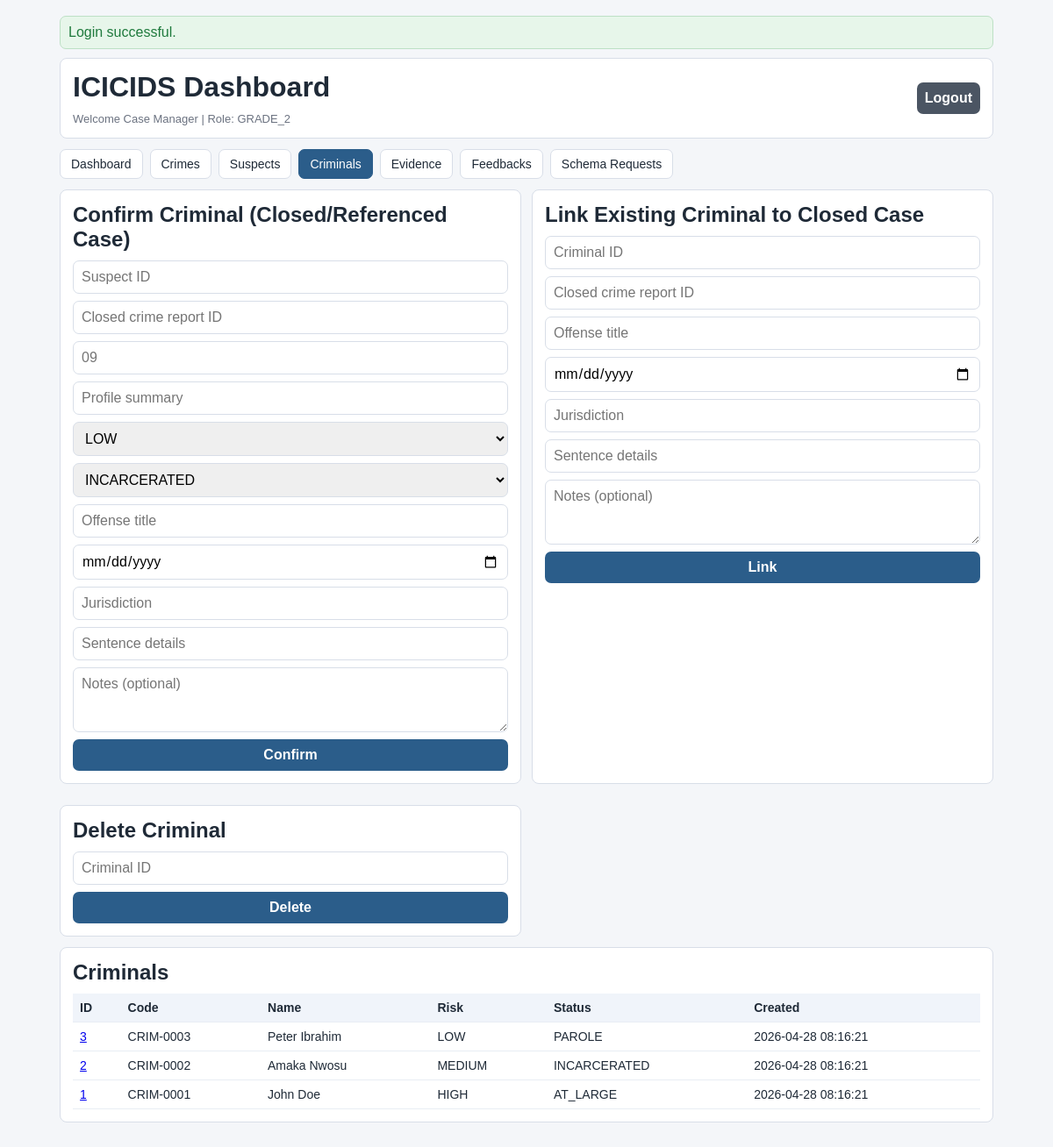
The app's page /index.php?view=criminals (signed in) with its own data.
### tables this page shows
CREATE TABLE criminals (
    id BIGINT UNSIGNED AUTO_INCREMENT PRIMARY KEY,
    suspect_id BIGINT UNSIGNED NULL,
    crime_report_id BIGINT UNSIGNED NOT NULL,
    criminal_code VARCHAR(40) NOT NULL UNIQUE,
    profile_summary TEXT NOT NULL,
    risk_level ENUM('LOW', 'MEDIUM', 'HIGH', 'CRITICAL') NOT NULL DEFAULT 'MEDIUM',
    current_status ENUM('INCARCERATED', 'AT_LARGE', 'PAROLE', 'DECEASED') NOT NULL,
    added_by_officer_id BIGINT UNSIGNED NOT NULL,
    confirmed_at DATETIME NOT NULL DEFAULT CURRENT_TIMESTAMP,
    updated_at DATETIME NOT NULL DEFAULT CURRENT_TIMESTAMP ON UPDATE CURRENT_TIMESTAMP,
    CONSTRAINT uq_criminals_suspect UNIQUE (suspect_id),
    CONSTRAINT fk_criminals_suspect
        FOREIGN KEY (suspect_id) REFERENCES suspects(id)
        ON UPDATE CASCADE ON DELETE SET NULL,
    CONSTRAINT fk_criminals_primary_crime
        FOREIGN KEY (crime_report_id) REFERENCES crime_reports(id)
        ON UPDATE CASCADE ON DELETE RESTRICT,
    CONSTRAINT fk_criminals_added_by
        FOREIGN KEY (added_by_officer_id) REFERENCES officers(id)
        ON UPDATE CASCADE ON DELETE RESTRICT,
    INDEX idx_criminals_status (current_status),
    INDEX idx_criminals_risk (risk_level),
    INDEX idx_criminals_crime_report (crime_report_id),
    INDEX idx_criminals_added_by (added_by_officer_id)
);

CREATE TABLE suspects (
    id BIGINT UNSIGNED AUTO_INCREMENT PRIMARY KEY,
    first_name VARCHAR(100) NOT NULL,
    last_name VARCHAR(100) NOT NULL,
    crime_report_id BIGINT UNSIGNED NOT NULL,
    date_of_birth DATE NULL,
    gender ENUM('MALE', 'FEMALE', 'OTHER', 'UNKNOWN') NOT NULL DEFAULT 'UNKNOWN',
    national_id VARCHAR(80) NULL,
    address_line VARCHAR(255) NULL,
    phone VARCHAR(30) NULL,
    reason_for_suspicion TEXT NOT NULL,
    suspect_status ENUM('PERSON_OF_INTEREST', 'WANTED', 'ARRESTED', 'CLEARED') NOT NULL DEFAULT 'PERSON_OF_INTEREST',
    created_by_officer_id BIGINT UNSIGNED NOT NULL,
    created_at DATETIME NOT NULL DEFAULT CURRENT_TIMESTAMP,
    updated_at DATETIME NOT NULL DEFAULT CURRENT_TIMESTAMP ON UPDATE CURRENT_TIMESTAMP,
    CONSTRAINT uq_suspects_national_id UNIQUE (national_id),
    CONSTRAINT fk_suspects_primary_crime
        FOREIGN KEY (crime_report_id) REFERENCES crime_reports(id)
        ON UPDATE CASCADE ON DELETE RESTRICT,
    CONSTRAINT fk_suspects_created_by
        FOREIGN KEY (created_by_officer_id) REFERENCES officers(id)
        ON UPDATE CASCADE ON DELETE RESTRICT,
    INDEX idx_suspects_name (last_name, first_name),
    INDEX idx_suspects_status (suspect_status),
    INDEX idx_suspects_crime_report (crime_report_id),
    INDEX idx_suspects_created_by (created_by_officer_id)
);

### Auth.php (called while the page is built, shortened)
<?php
final class Auth
{
    public function isAuthenticated(): bool
    {
        return isset($_SESSION[self::SESSION_KEY]);
    }
    public function currentOfficer(): ?array
    {
        return $_SESSION[self::SESSION_KEY];
    }
    public function enforce(string $operation, ?string $table = null): void
    {
        $officer = $this->currentOfficer();
        $rank = (string)$officer['rank'];
        $normalizedOperation = strtoupper(trim($operation));
        $normalizedTable = $table !== null ? strtolower(trim($table)) : null;
        if (
            $normalizedOperation === 'READ'
            && in_array($normalizedTable, ['officer_activity', 'login_logs'], true)
            && $rank !== self::ROLE_GRADE_1
        ) {
            throw new RuntimeException('Permission denied. Audit logs are restricted to Grade 1 officer.');
        }
        if ($rank === self::ROLE_GRADE_2) {
            $createTables = [
                'crime_reports',
                'suspects',
                'criminals',
                'evidence',
                'crime_report_suspects',
                'crime_report_evidence',
                'suspect_evidence',
                'criminal_history',
                'criminal_aliases',
            ];
            $deleteTables = [
                'crime_reports',
                'suspects',
                'criminals',
                'evidence',
                'crime_report_suspects',
                'crime_report_evidence',
                'suspect_evidence',
                'criminal_history',
                'criminal_aliases',
            ];
            if ($normalizedOperation === 'READ' || $normalizedOperation === 'UPDATE') {
                return;
            }
            if (
                $normalizedOperation === 'CREATE'
                && in_array($normalizedTable, array_merge($createTables, ['schema_requests', 'feedbacks']), true)
            ) {
                return;
            }
            if ($normalizedOperation === 'DELETE' && in_array($normalizedTable, $deleteTables, true)) {
                return;
            }
            throw new RuntimeException('Permission denied for Grade 2 officer.');
        }
        throw new RuntimeException('Unknown role. Access denied.');
    }
    public function can(string $operation, ?string $table = null): bool
    {
        try {
            return true;
        } catch (Throwable $e) {
            return false;
        }
    }
}

### criminals.php (the view, shortened to what this page needs)
<?php
$canCreateCriminal = $canCreateCriminal ?? false;
$canLinkCriminal = $canLinkCriminal ?? false;
$canDeleteCriminal = $canDeleteCriminal ?? false;
$criminals = $criminals ?? [];
?>
<div class="grid-2">
    <?php if ($canCreateCriminal): ?>
        <section class="card">
            <h2>Confirm Criminal (Closed/Referenced Case)</h2>
            <form method="post">
                <input type="number" name="suspect_id" required placeholder="Suspect ID">
                <input type="number" name="crime_report_id" required placeholder="Closed crime report ID">
                <input name="criminal_code" required placeholder="09" pattern="[0-9]+" inputmode="numeric" title="Numbers only, e.g., 09">
                <input name="profile_summary" required placeholder="Profile summary">
                <select name="risk_level">
                    <option>LOW</option>
                </select>
                <select name="current_status">
                    <option>INCARCERATED</option>
                </select>
                <input name="offense_title" required placeholder="Offense title">
                <input type="date" name="conviction_date" placeholder="Conviction date">
                <input name="jurisdiction" placeholder="Jurisdiction">
                <input name="sentence_details" placeholder="Sentence details">
                <textarea name="notes" rows="3" placeholder="Notes (optional)"></textarea>
                <button type="submit">Confirm</button>
            </form>
        </section>
    <?php endif; ?>
    <?php if ($canLinkCriminal): ?>
        <section class="card">
            <h2>Link Existing Criminal to Closed Case</h2>
            <form method="post">
                <input type="number" name="criminal_id" required placeholder="Criminal ID">
                <input type="number" name="crime_report_id" required placeholder="Closed crime report ID">
                <input name="offense_title" required placeholder="Offense title">
                <input type="date" name="conviction_date" placeholder="Conviction date">
                <input name="jurisdiction" placeholder="Jurisdiction">
                <input name="sentence_details" placeholder="Sentence details">
                <textarea name="notes" rows="3" placeholder="Notes (optional)"></textarea>
                <button type="submit">Link</button>
            </form>
        </section>
    <?php endif; ?>
    <?php if ($canDeleteCriminal): ?>
        <section class="card">
            <h2>Delete Criminal</h2>
            <form method="post">
                <input type="number" name="criminal_id" required placeholder="Criminal ID">
                <button type="submit">Delete</button>
            </form>
        </section>
    <?php endif; ?>
</div>
<section class="card">
    <h2>Criminals</h2>
    <div class="table-wrap">
        <table>
            <thead><tr><th>ID</th><th>Code</th><th>Name</th><th>Risk</th><th>Status</th><th>Created</th></tr></thead>
            <tbody>
            <?php foreach ($criminals as $row): ?>
                <tr>
                    <td><a href="index.php?view=criminals&criminal_id=<?= h((string)$row['id']) ?>"><?= h((string)$row['id']) ?></a></td>
                    <td><?= h((string)$row['criminal_code']) ?></td>
                    <td><?= h((string)($row['first_name'] ?? '') . ' ' . (string)($row['last_name'] ?? '')) ?></td>
                    <td><?= h((string)$row['risk_level']) ?></td>
                    <td><?= h((string)$row['current_status']) ?></td>
                    <td><?= h((string)$row['created_at']) ?></td>
                </tr>
            <?php endforeach; ?>
            </tbody>
        </table>
    </div>
</section>

### style.css (style rules this page uses)
* { box-sizing: border-box; }
body { margin: 0; font-family: Tahoma, Verdana, sans-serif; background: var(--bg); color: var(--text); }
.card { background: var(--card); border: 1px solid var(--line); border-radius: 8px; padding: 14px; margin-bottom: 12px; }
h1, h2 { margin: 0 0 10px; }
.grid-2 { display: grid; grid-template-columns: 1fr 1fr; gap: 12px; }
form { display: grid; gap: 8px; }
input, select, textarea, button { width: 100%; border: 1px solid var(--line); border-radius: 7px; padding: 9px; font: inherit; }
button { background: var(--primary); color: #fff; border: none; cursor: pointer; font-weight: 700; }
.table-wrap { overflow-x: auto; }
table { width: 100%; border-collapse: collapse; font-size: 14px; }
th, td { border-bottom: 1px solid #e8edf4; padding: 8px; text-align: left; }
th { background: #f0f4fa; }

### records on screen
criminals: id "3", criminal_code "CRIM-0003", suspect.last_name "Peter Ibrahim", risk_level "LOW", current_status "PAROLE", confirmed_at "2026-04-28 08:16:21"
criminals: id "2", criminal_code "CRIM-0002", suspect.last_name "Amaka Nwosu", risk_level "MEDIUM", current_status "INCARCERATED", confirmed_at "2026-04-28 08:16:21"
criminals: id "1", criminal_code "CRIM-0001", suspect.last_name "John Doe", risk_level "HIGH", current_status "AT_LARGE", confirmed_at "2026-04-28 08:16:21"

### other values on screen
$flash['message'] "Login successful."
$officer['name'] "Case Manager"
$rank "GRADE_2"
